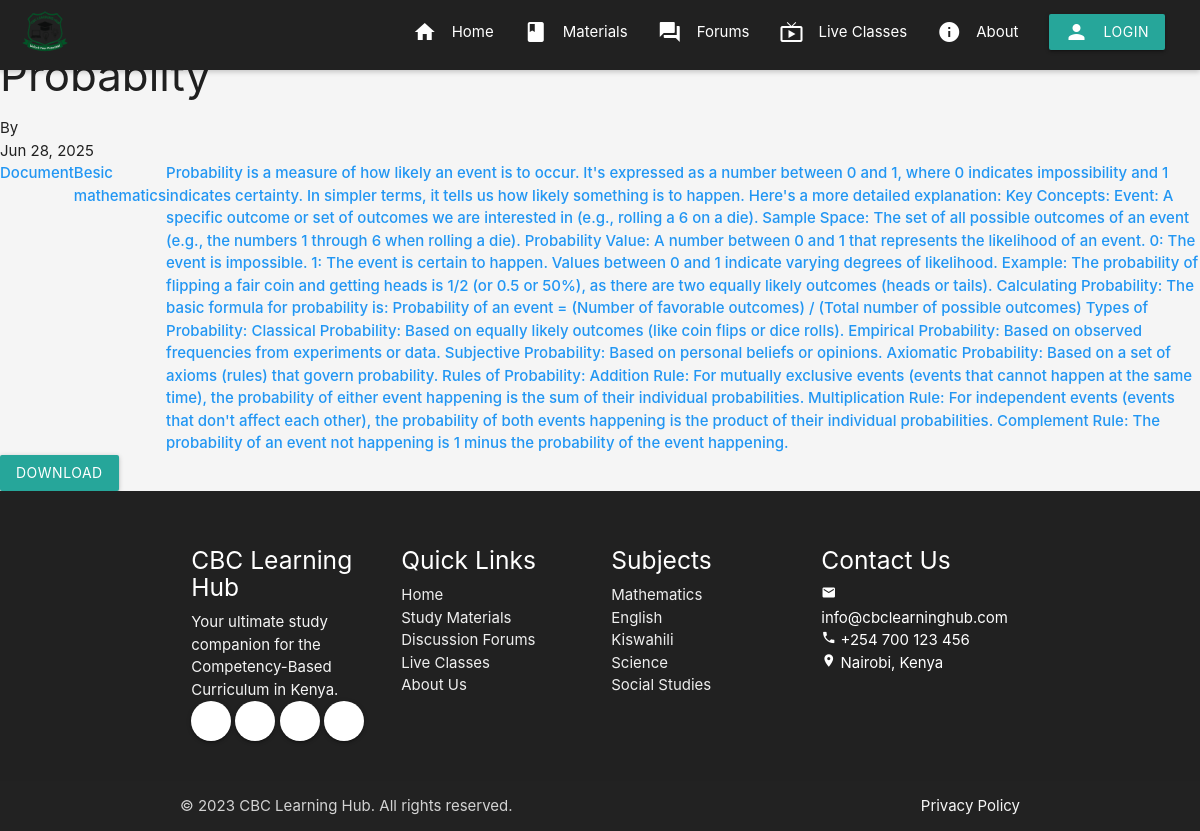
The page /resource/1/ on the database its author committed.
### mysite/models.py (models this page shows, shortened)
class TeacherResource(models.Model):
    RESOURCE_TYPES = (
        ('video', 'Video'),
        ('image', 'Image'),
        ('doc', 'Document'),
        ('ppt', 'Presentation'),
        ('audio', 'Audio'),
        ('other', 'Other'),
    )
    teacher = models.ForeignKey(User, on_delete=models.CASCADE)
    title = models.CharField(max_length=200)
    resource_type = models.CharField(max_length=10, choices=RESOURCE_TYPES)
    file = models.FileField(upload_to='teacher_resources/')
    uploaded_at = models.DateTimeField(auto_now_add=True)
    subject = models.CharField(max_length=100, blank=True)
    grade_level = models.CharField(max_length=50, blank=True)
    view_count = models.PositiveIntegerField(default=0)
    content_body = models.TextField(blank=True, null=True)  # For rich text content

### mysite/views.py (the view)
# urls.py: path('resource/<int:resource_id>/',views.view_resource, name='view_resource'),
def view_resource(request,resource_id):
    resource = get_object_or_404(TeacherResource,id=resource_id)
    return render(request,'resource_detail.html',{'resource':resource})

### templates/resource_detail.html (shortened to what this page needs)
{% extends 'base.html' %}
{% load static %}
{% block content %}
<div class="resource-card" data-type="{{ resource.resource_type }}">
    <div class="resource-thumbnail">
        {% if resource.thumbnail %}
            <img src="{{ resource.thumbnail.url }}" alt="{{ resource.title }}">
        {% else %}
            <div class="default-thumbnail {{ resource.resource_type }}">
                <span class="file-icon">{{ resource.resource_type|upper|slice:":1" }}</span>
            </div>
        {% endif %}
    </div>
    <div class="resource-info">
        <h3>{{ resource.title }}</h3>
        <p class="teacher">By {{ resource.teacher.get_full_name }}</p>
        <p class="upload-date">{{ resource.uploaded_at|date:"M d, Y" }}</p>
        <div class="resource-meta">
            <span class="resource-type">{{ resource.get_resource_type_display }}</span>
            {% if resource.subject %}
                <span class="subject">{{ resource.subject }}</span>
            {% endif %}
            <p>{{resource.content_body}}</p>
        </div>
        <div class="resource-actions">
            <a href="{{ resource.file.url }}" class="btn download-btn" download>Download</a>
        </div>
    </div>
</div>
{% endblock %}

### static/css/base.css (style rules this page uses)
:root { --primary: #2196F3; --secondary: #4CAF50; --accent: #FF5722; --light: #f5f5f5; --dark: #212121; }
* { margin: 0; padding: 0; box-sizing: border-box; scroll-behavior: smooth; }
body { display: flex; min-height: 100vh; flex-direction: column; background-color: #f5f5f5; }
.resource-meta { display: flex; justify-content: space-between; color: var(--primary); font-weight: 500; }

### rows shown on the page
TeacherResource: title "Probabilty", uploaded_at "Jun 28, 2025", resource_type "Document", subject "Besic mathematics", content_body "Probability is a measure of how likely an event is to occur. It's expressed as a number between 0 and 1, where 0 indicates impossibility and 1 indicates certainty. In simpler terms, it tells us how likely something is to happen. Here's a more detailed explanation: Key Concepts: Event: A specific outcome or set of outcomes we are interested in (e.g., rolling a 6 on a die). Sample Space: The set of all possible outcomes of an event (e.g., the numbers 1 through 6 when rolling a die). Probability Value: A number between 0 and 1 that represents the likelihood of an event. 0: The event is impossible. 1: The event is certain to happen. Values between 0 and 1 indicate varying degrees of likelihood.…"
